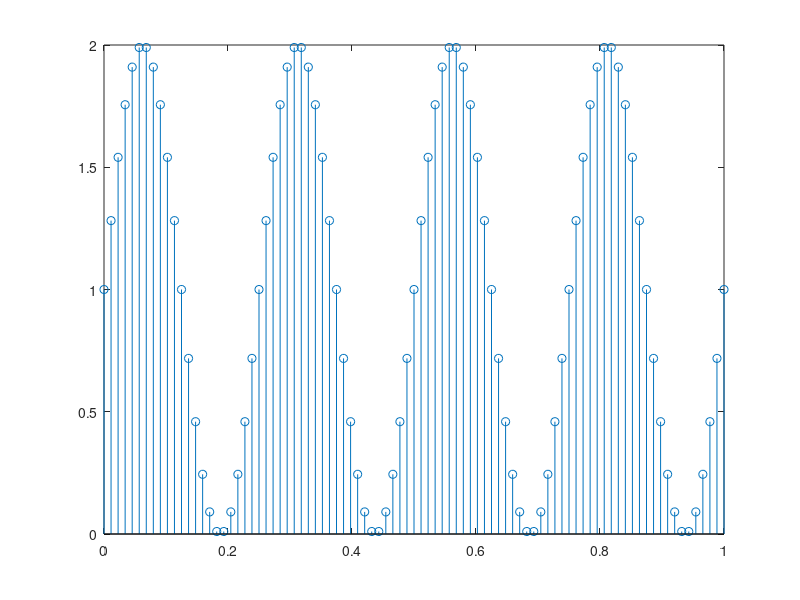
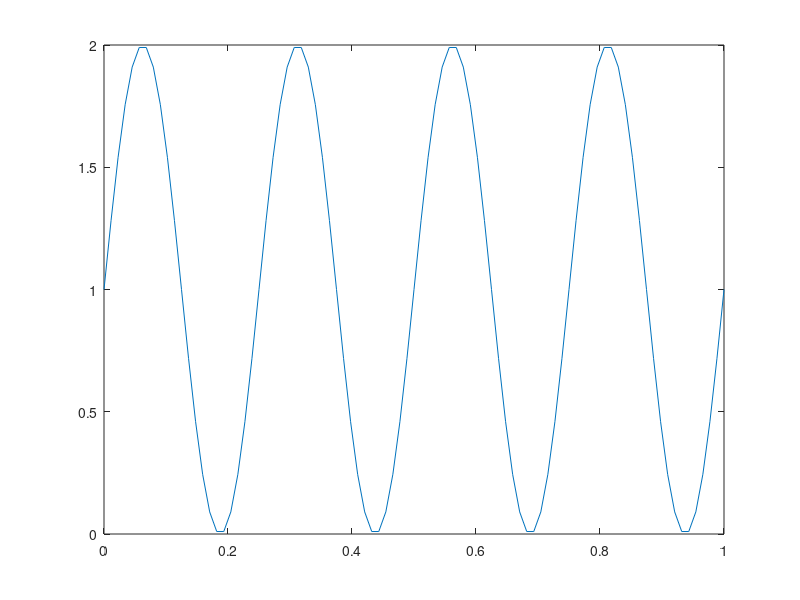

Write MATLAB code to recreate these figures, in order.
%observacion del muestreo de una señal SENO
close all
clear all
clc
ts=0.05;%periodo entre muestras
t=1;%duración de la señal
f=4;
a=1;
n=t/ts;%muestras totales
fs=88;%freq muestreo
t=0:1/fs:t;
%t=1/fs:1/fs:t;%vector de tiempo

s1=sin(2*pi*t*f)+a;%creacion de seno
figure('Name','Onda discreta')
stem(t,s1)%discretizacion funcion pedestal
%s2=sin(2*pi*t*f);%creacion de nueva onda seno
figure('Name','Onda continua')
plot(t,s1)%resultado
% s1=sin(2*pi*tiempo*frecuencia+amplitud)